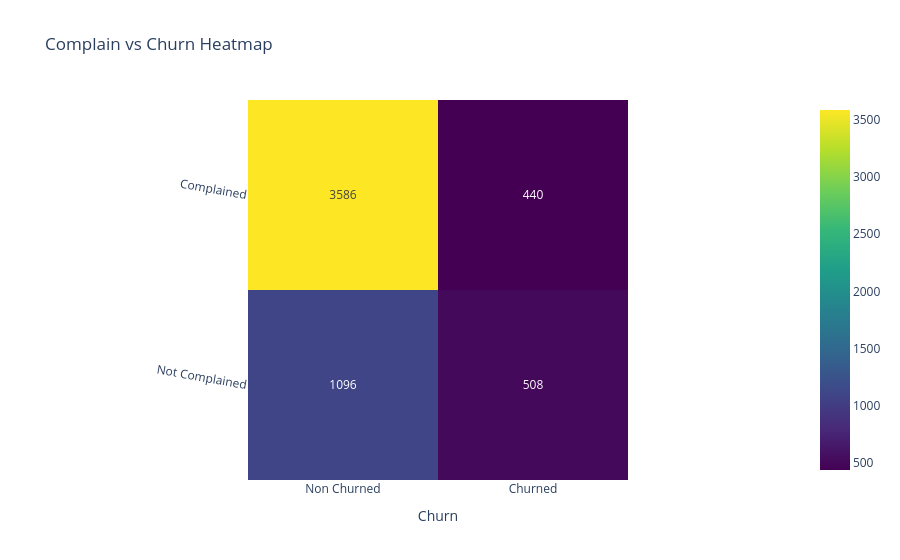

The code cell stored with this chart in its notebook:
### Code cell
cross = pd.crosstab(ecomerce_df['Complain'], ecomerce_df['Churn'])

fig2=px.imshow(cross, text_auto=True,title="Complain vs Churn Heatmap",color_continuous_scale="Viridis")
fig2.update_yaxes(
    tickmode="array",
    tickvals=[0,1],
    title_text="",
    ticktext=["Complained","Not Complained"],
    tickangle=10,
)
fig2.update_xaxes(
    tickmode="array",
    tickvals=[0,1],
    ticktext=["Non Churned","Churned"]
)

### Figure 1 — Plotly figure (JSON) as saved in the notebook; plotly's stock layout.template omitted (floating-point values rounded to 4 significant figures)
{"data": [{"coloraxis": "coloraxis", "hovertemplate": "Churn: %{x}<br>Complain: %{y}<br>color: %{z}<extra></extra>", "name": "0", "texttemplate": "%{z}", "type": "heatmap", "x": [0, 1], "xaxis": "x", "y": [0, 1], "yaxis": "y", "z": [[3586, 440], [1096, 508]]}], "layout": {"coloraxis": {"colorscale": [[0, "#440154"], [0.1111, "#482878"], [0.2222, "#3e4989"], [0.3333, "#31688e"], [0.4444, "#26828e"], [0.5556, "#1f9e89"], [0.6667, "#35b779"], [0.7778, "#6ece58"], [0.8889, "#b5de2b"], [1, "#fde725"]]}, "title": {"text": "Complain vs Churn Heatmap"}, "xaxis": {"anchor": "y", "constrain": "domain", "domain": [0, 1], "scaleanchor": "y", "tickmode": "array", "ticktext": ["Non Churned", "Churned"], "tickvals": [0, 1], "title": {"text": "Churn"}}, "yaxis": {"anchor": "x", "autorange": "reversed", "constrain": "domain", "domain": [0, 1], "tickangle": 10, "tickmode": "array", "ticktext": ["Complained", "Not Complained"], "tickvals": [0, 1], "title": {"text": ""}}}}
